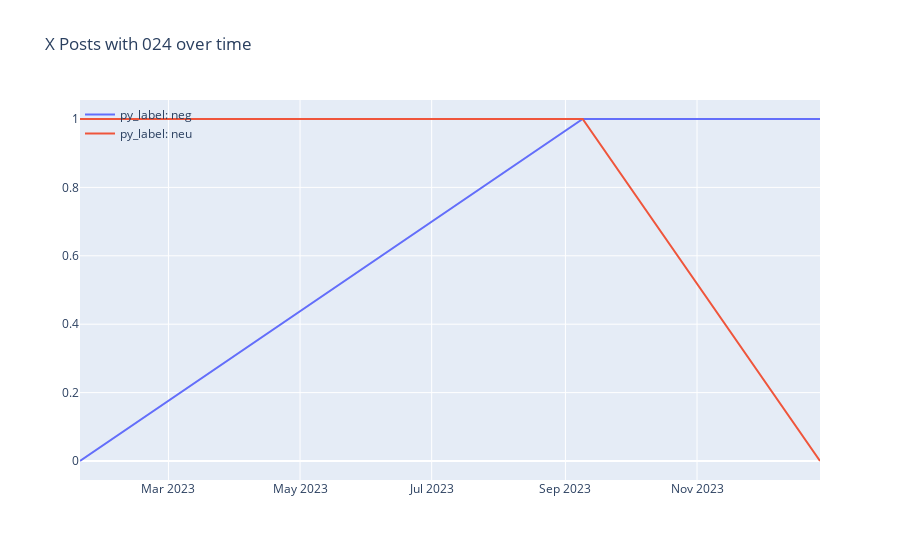

Notebook code for this chart:
### Markdown cell above
## Posts containing 024

### Code cell
tmp_df = df_spanish[df_spanish['Tweet_cleaned'].str.contains(' 024 ', na=False)]
salud_mental_df = tmp_df.groupby(['Tweet_Date_Only', 'py_label'])['Tweet_ID'].count().unstack(fill_value=0)

print('Posts containing 024', tmp_df.shape)
fig = go.Figure()

for label in salud_mental_df.columns:
    fig.add_trace(go.Scatter(x=salud_mental_df.index, y=salud_mental_df[label], mode='lines', name=f'py_label: {label}'))

fig.update_layout(
    title='X Posts with 024 over time',
    legend=dict(
        x=0,
        y=1,
        traceorder='normal',
        bgcolor='rgba(0,0,0,0)',
        bordercolor='rgba(0,0,0,0)'
    )
)

fig.show()

### Figure 1 — Plotly figure (JSON) as saved in the notebook; plotly's stock layout.template omitted (floating-point values rounded to 4 significant figures)
{"data": [{"mode": "lines", "name": "py_label: neg", "type": "scatter", "x": ["2023-01-19T00:00:00", "2023-09-09T00:00:00", "2023-12-28T00:00:00"], "y": [0, 1, 1]}, {"mode": "lines", "name": "py_label: neu", "type": "scatter", "x": ["2023-01-19T00:00:00", "2023-09-09T00:00:00", "2023-12-28T00:00:00"], "y": [1, 1, 0]}], "layout": {"legend": {"bgcolor": "rgba(0,0,0,0)", "bordercolor": "rgba(0,0,0,0)", "traceorder": "normal", "x": 0, "y": 1}, "title": {"text": "X Posts with 024 over time"}}}
